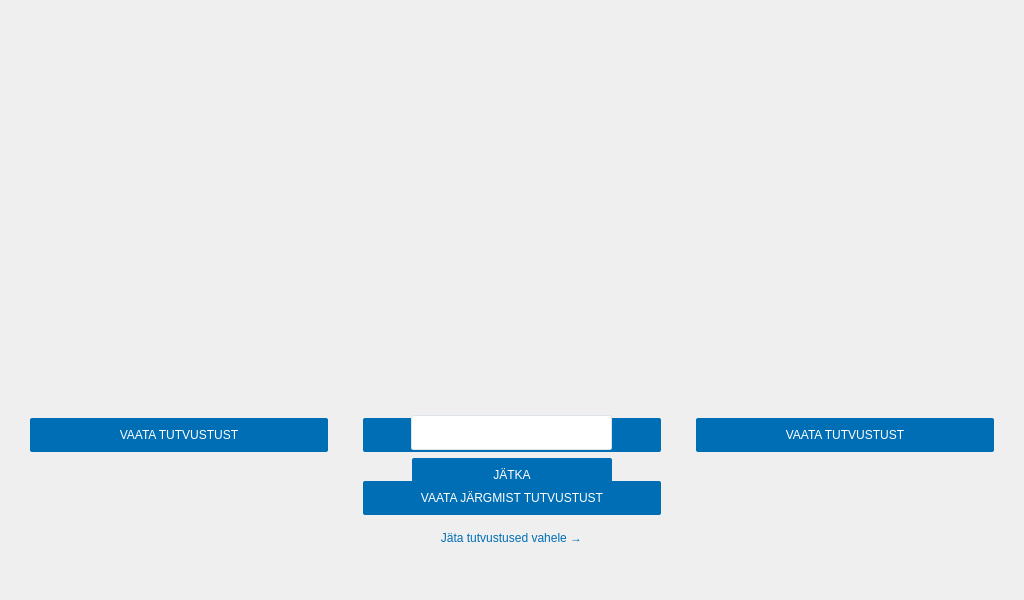
<?xml version="1.0" encoding="UTF-8"?>
<ui version="4.0">
 <class>FirstRun</class>
 <widget class="QWidget" name="FirstRun">
  <property name="geometry">
   <rect>
    <x>0</x>
    <y>0</y>
    <width>1024</width>
    <height>600</height>
   </rect>
  </property>
  <property name="styleSheet">
   <string notr="true">image: url(:/images/FirstRun1.png);</string>
  </property>
  <widget class="QPushButton" name="continue_2">
   <property name="geometry">
    <rect>
     <x>412</x>
     <y>458</y>
     <width>200</width>
     <height>34</height>
    </rect>
   </property>
   <property name="minimumSize">
    <size>
     <width>200</width>
     <height>34</height>
    </size>
   </property>
   <property name="maximumSize">
    <size>
     <width>200</width>
     <height>34</height>
    </size>
   </property>
   <property name="styleSheet">
    <string notr="true">QPushButton {
	image: none;
	border-radius: 2px; 
	border: none;
	color: #ffffff;
	background-color: #006EB5;
}
QPushButton:pressed {
	background-color: #41B6E6;
}
QPushButton:hover:!pressed {
	background-color: #008DCF;
}
QPushButton:disabled {
	background-color: #BEDBED;
}</string>
   </property>
   <property name="text">
    <string>JÄTKA</string>
   </property>
  </widget>
  <widget class="QPushButton" name="viewSigning">
   <property name="geometry">
    <rect>
     <x>30</x>
     <y>418</y>
     <width>298</width>
     <height>34</height>
    </rect>
   </property>
   <property name="minimumSize">
    <size>
     <width>298</width>
     <height>34</height>
    </size>
   </property>
   <property name="maximumSize">
    <size>
     <width>298</width>
     <height>34</height>
    </size>
   </property>
   <property name="styleSheet">
    <string notr="true">QPushButton {
	image: none;
	border-radius: 2px; 
	border: none;
	color: #ffffff;
	background-color: #006EB5;
}
QPushButton:pressed {
	background-color: #41B6E6;
}
QPushButton:hover:!pressed {
	background-color: #008DCF;
}
QPushButton:disabled {
	background-color: #BEDBED;
}</string>
   </property>
   <property name="text">
    <string>VAATA TUTVUSTUST</string>
   </property>
  </widget>
  <widget class="QPushButton" name="viewEncrypttion">
   <property name="geometry">
    <rect>
     <x>363</x>
     <y>418</y>
     <width>298</width>
     <height>34</height>
    </rect>
   </property>
   <property name="minimumSize">
    <size>
     <width>298</width>
     <height>34</height>
    </size>
   </property>
   <property name="maximumSize">
    <size>
     <width>298</width>
     <height>34</height>
    </size>
   </property>
   <property name="styleSheet">
    <string notr="true">QPushButton {
	image: none;
	border-radius: 2px; 
	border: none;
	color: #ffffff;
	background-color: #006EB5;
}
QPushButton:pressed {
	background-color: #41B6E6;
}
QPushButton:hover:!pressed {
	background-color: #008DCF;
}
QPushButton:disabled {
	background-color: #BEDBED;
}</string>
   </property>
   <property name="text">
    <string>VAATA TUTVUSTUST</string>
   </property>
  </widget>
  <widget class="QPushButton" name="viewEid">
   <property name="geometry">
    <rect>
     <x>696</x>
     <y>418</y>
     <width>298</width>
     <height>34</height>
    </rect>
   </property>
   <property name="minimumSize">
    <size>
     <width>298</width>
     <height>34</height>
    </size>
   </property>
   <property name="maximumSize">
    <size>
     <width>298</width>
     <height>34</height>
    </size>
   </property>
   <property name="styleSheet">
    <string notr="true">QPushButton {
	image: none;
	border-radius: 2px; 
	border: none;
	color: #ffffff;
	background-color: #006EB5;
}
QPushButton:pressed {
	background-color: #41B6E6;
}
QPushButton:hover:!pressed {
	background-color: #008DCF;
}
QPushButton:disabled {
	background-color: #BEDBED;
}</string>
   </property>
   <property name="text">
    <string>VAATA TUTVUSTUST</string>
   </property>
  </widget>
  <widget class="QPushButton" name="skip">
   <property name="geometry">
    <rect>
     <x>436</x>
     <y>525</y>
     <width>151</width>
     <height>25</height>
    </rect>
   </property>
   <property name="minimumSize">
    <size>
     <width>151</width>
     <height>25</height>
    </size>
   </property>
   <property name="maximumSize">
    <size>
     <width>151</width>
     <height>25</height>
    </size>
   </property>
   <property name="styleSheet">
    <string notr="true">QPushButton {
	image: none;
	border-radius: 2px; 
	border: none;
	color: #006EB5;
}
QPushButton:pressed {
	color: #FFFFFF;
	background-color: #006EB5;
}
QPushButton:hover:!pressed {
	border: 1px solid #006EB5;
	color: #006EB5;
}
QPushButton:disabled {
	color: #75787B;
	background-color: #BEDBED;
}</string>
   </property>
   <property name="text">
    <string>Jäta tutvustused vahele →</string>
   </property>
  </widget>
  <widget class="QPushButton" name="next">
   <property name="geometry">
    <rect>
     <x>363</x>
     <y>481</y>
     <width>298</width>
     <height>34</height>
    </rect>
   </property>
   <property name="minimumSize">
    <size>
     <width>298</width>
     <height>34</height>
    </size>
   </property>
   <property name="maximumSize">
    <size>
     <width>298</width>
     <height>34</height>
    </size>
   </property>
   <property name="styleSheet">
    <string notr="true">QPushButton {
	image: none;
	border-radius: 2px; 
	border: none;
	color: #ffffff;
	background-color: #006EB5;
}
QPushButton:pressed {
	background-color: #41B6E6;
}
QPushButton:hover:!pressed {
	background-color: #008DCF;
}
QPushButton:disabled {
	background-color: #BEDBED;
}</string>
   </property>
   <property name="text">
    <string>VAATA JÄRGMIST TUTVUSTUST</string>
   </property>
  </widget>
  <widget class="QComboBox" name="lang">
   <property name="geometry">
    <rect>
     <x>411</x>
     <y>415</y>
     <width>201</width>
     <height>35</height>
    </rect>
   </property>
   <property name="minimumSize">
    <size>
     <width>201</width>
     <height>35</height>
    </size>
   </property>
   <property name="maximumSize">
    <size>
     <width>201</width>
     <height>35</height>
    </size>
   </property>
   <property name="styleSheet">
    <string notr="true">QComboBox {
	image: none;
    border: 1px solid #DEE4E9;
    border-radius: 2px;
    background-color: #FFFFFF;
	color: #353739;
}	

/* list */
QComboBox QAbstractItemView {
	image: none;
    border: 1px solid #DEE4E9;
    border-radius: 2px;
	padding: 3px 3px 3px 3px;
    background-color: #FFFFFF;
}

/* rows */
QComboBox:item {
    background-color: #FFFFFF;
	color: #353739;
}

/* selected row */
QComboBox:item:selected {
    background-color: #006EB5;
    color: #FFFFFF;
}

/* drop-down button*/
QComboBox::drop-down {
    width: 0px;
	border: none;
}

/* drop-down button image*/
QComboBox::down-arrow {
	border: none;
    image: none;
}</string>
   </property>
   <property name="maxVisibleItems">
    <number>3</number>
   </property>
   <property name="maxCount">
    <number>3</number>
   </property>
  </widget>
  <widget class="QToolButton" name="gotoSigning">
   <property name="geometry">
    <rect>
     <x>490</x>
     <y>558</y>
     <width>15</width>
     <height>15</height>
    </rect>
   </property>
   <property name="minimumSize">
    <size>
     <width>15</width>
     <height>15</height>
    </size>
   </property>
   <property name="maximumSize">
    <size>
     <width>15</width>
     <height>15</height>
    </size>
   </property>
   <property name="styleSheet">
    <string notr="true">border: none;
image: url(:/images/icon_dot.png);</string>
   </property>
   <property name="text">
    <string/>
   </property>
  </widget>
  <widget class="QToolButton" name="gotoEncryption">
   <property name="geometry">
    <rect>
     <x>505</x>
     <y>558</y>
     <width>15</width>
     <height>15</height>
    </rect>
   </property>
   <property name="minimumSize">
    <size>
     <width>15</width>
     <height>15</height>
    </size>
   </property>
   <property name="maximumSize">
    <size>
     <width>15</width>
     <height>15</height>
    </size>
   </property>
   <property name="styleSheet">
    <string notr="true">border: none;
image: url(:/images/icon_dot.png);</string>
   </property>
   <property name="text">
    <string/>
   </property>
  </widget>
  <widget class="QToolButton" name="gotoEid">
   <property name="geometry">
    <rect>
     <x>520</x>
     <y>558</y>
     <width>15</width>
     <height>15</height>
    </rect>
   </property>
   <property name="minimumSize">
    <size>
     <width>15</width>
     <height>15</height>
    </size>
   </property>
   <property name="maximumSize">
    <size>
     <width>15</width>
     <height>15</height>
    </size>
   </property>
   <property name="styleSheet">
    <string notr="true">border: none;
image: url(:/images/icon_dot.png);</string>
   </property>
   <property name="text">
    <string/>
   </property>
  </widget>
 </widget>
 <resources/>
 <connections/>
</ui>
